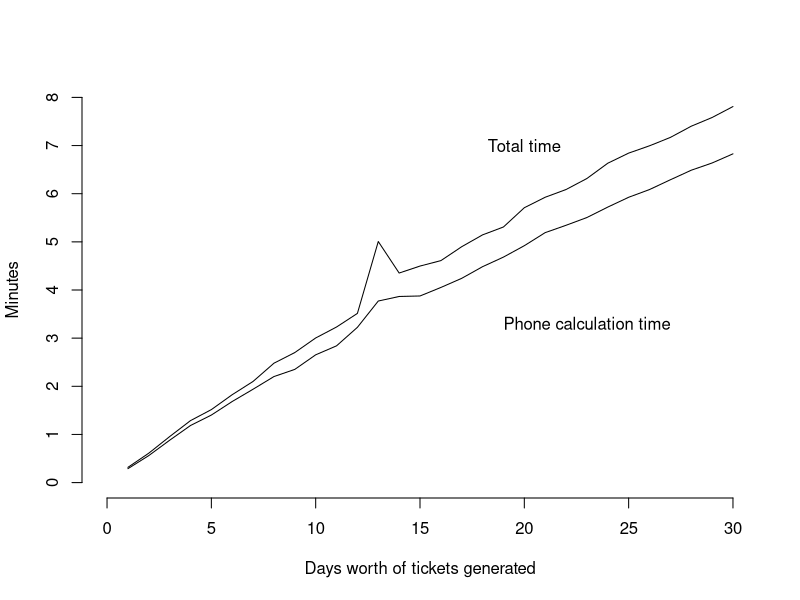

The R source for this figure:
t<-read.csv("ticketTiming.txt", header=FALSE)
pdf("GrantTicketTime.pdf", width=4.5, height=4, useDingbats=FALSE )
plot(t$V2, type="l", xlab="Days worth of tickets generated", ylab="Minutes", axes=FALSE, xlim=c(0,30), ylim=c(0,8*60000))
lines(t$V1)
axis(2, at=c(0,1*60000,2*60000,3*60000,4*60000, 5*60000, 6*60000,7*60000,8*60000), c(0,1,2,3,4,5,6,7,8)) 
axis(1, at=c(0,5,10,15,20,25,30), c(0,5,10,15,20,25,30))
text(x=c(20,23), y=c(7*60000,3.3*60000), labels = c("Total time", "Phone calculation time"))
dev.off()

